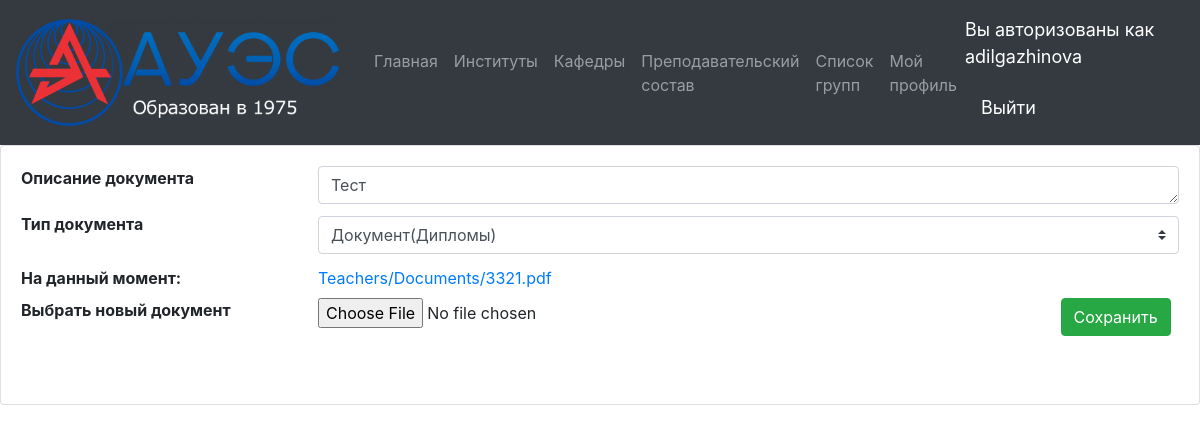
Screenshot of /user/document/20 (signed in) with the database file from the repository.
### aues_portal/models.py (models this page shows, shortened)
class Document(models.Model):
	CATEGORY = (
		('document' ,'Документ(Дипломы)'),
		('sertificat' ,'Скан сертификатов(повышение квалификации)'),
		('article' ,'Оттиск из статьи'),
		('award' ,'Награды'),
		)
	name = models.TextField("Описание документа")
	doc_name = models.ForeignKey(Teacher, verbose_name = "Кому принадлежит докумет", on_delete = models.CASCADE, related_query_name = "document_name")
	category = models.CharField("Категория", max_length = 10, choices = CATEGORY)
	file = models.FileField("Документ", upload_to = "Teachers/Documents/", validators=[FileExtensionValidator(allowed_extensions=['pdf'])])
	class Meta:
		verbose_name = "Документ"
		verbose_name_plural = "Документы"

### aues_portal/decorators.py (the view)
	def wrapper_func(request, *args, **kwargs):
		if request.user.is_anonymous:
			return HttpResponse('Ошибка доступа')
		else:
			return view_func(request, *args, **kwargs)

### aues_portal/forms.py
class DocumentForm(ModelForm):
	class Meta:
		model = Document
		fields = '__all__'

### aues_portal/views.py (called while the page is built)
@authenticated_user
def doc_upd(request, doc_id):
	doc = Document.objects.get(id = doc_id)
	form = DocumentForm(instance = doc)
	if request.method == 'POST':
		form = DocumentForm(request.POST, request.FILES, instance = doc)
		if form.is_valid():
			form.save()
			return redirect('documents')
	context = {'form':form,
	'doc':doc
	}
	return render(request, 'html/doc_upd.html', context)

### aues_portal/templates/html/doc_upd.html (shortened to what this page needs)
{% extends 'html/main.html' %}
{% block content %}
<form action="" method="POST" enctype="multipart/form-data">
	<div class="card">
	  <div class="card-body">
			<dl class="row">
				<dt class="col-sm-3">
			  	Описание документа
			  </dt>
				<dd class="col-sm-9">
					<textarea name="name" class="form-control" rows="1">{{doc.name}}</textarea>
				</dd>
				<dt class="col-sm-3">
			  	Тип документа
			  </dt>
				<dd class="col-sm-9">
					<select name="category" required class="custom-select my-1 mr-sm-2">
						{% if doc.category == "document" %}
							<option value="{{doc.category}}" selected>Документ(Дипломы)</option>
						{% elif doc.category == "sertificat" %}
							<option value="{{doc.category}}" selected>Скан сертификатов(повышение квалификации)</option>
							<option value="document">Документ(Дипломы)</option>
							<option value="article">Оттиск из статьи</option>
					  	<option value="award">Награды</option>
						{% elif doc.category == "article" %}
							<option value="{{doc.category}}" selected>Оттиск из статьи</option>
							<option value="document">Документ(Дипломы)</option>
					  	<option value="sertificat">Скан сертификатов(повышение квалификации)</option>
					  	<option value="award">Награды</option>
						{% elif doc.category == "award" %}
							<option value="{{doc.category}}" selected>Награды</option>
							<option value="document">Документ(Дипломы)</option>
					  	<option value="sertificat">Скан сертификатов(повышение квалификации)</option>
					  	<option value="article">Оттиск из статьи</option>
						{% endif %}
				  </select>
				</dd>
				<dt class="col-sm-3">
			  	На данный момент:
			  </dt>
				<dd class="col-sm-9">
					<a href="{{doc.file.url}}">{{doc.file.name}}</a>
				</dd>
        <dt class="col-sm-3">Выбрать новый документ</dt>
	    	<dd class="col-sm-9">
	    		<dl class="row">
		        <dt class="col-sm-10">
		        	<input type="file" name="file" class="form-control-file">
		        </dt>
			    	<dd class="col-sm-2">
	      	  	<button type="submit" class="btn btn-success" nama="Submit">Сохранить</button>
			    	</dd>
			    </dl>
	    	</dd>
			</dl>
		</div>
	</div>
</form>
{% endblock %}

### aues_portal/templates/html/navbar.html (shortened to what this page needs)
{% load static %}
<nav class="navbar navbar-expand-lg navbar-dark bg-dark">
  <img id="logo" src="{% static 'images/log.png' %}">
  <div class="collapse navbar-collapse" id="navbarSupportedContent">
    <ul class="navbar-nav mr-auto">
        <a class="nav-link" href="{% url 'home' %}">Главная</a>
        <a class="nav-link" href="{% url 'instituts' %}">Институты</a>
        <a class="nav-link" href="{% url 'departments' %}">Кафедры</a>
        <a class="nav-link" href="{% url 'teachers' %}">Преподавательский состав</a>
      {% if request.user.is_authenticated %}
          <a class="nav-link" href="{% url 'groups' %}">Список групп</a>
      {% endif %}
      {% if request.user.is_authenticated %}
          <a class="nav-link" href="{% url 'user' %}">Мой профиль</a>
      {% endif %}
    </ul>
    <span class="form-inline my-2 my-lg-0">
      {% if request.user.is_authenticated %}
        <span id = "hellow-msg" class="navbar-text mr-sm-2">Вы авторизованы как {{request.user}}</span>
        <span id = "hellow-msg" class="navbar-text my-2 my-sm-0"><a class="nav-link" href="{% url 'logout' %}">Выйти</a></span>
        {% else %}
        <span id = "hellow-msg" class="navbar-text mr-sm-2">Вы авторизованы как Гость</span>
        <span id = "hellow-msg" class="navbar-text my-2 my-sm-0"><a class="nav-link" href="{% url 'login' %}">Войти</a></span>
      {% endif %}
    </span>
  </div>
</nav>

### static/css/main.css (style rules this page uses)
#hellow-msg { font-size: 18px; color: #fff; }
#logo { max-width: 350px; }

### rows the page displays
Document: name "Тест", category "Документ(Дипломы)", file.name "Teachers/Documents/3321.pdf"

### other values shown
{{ request.user }} "adilgazhinova"
